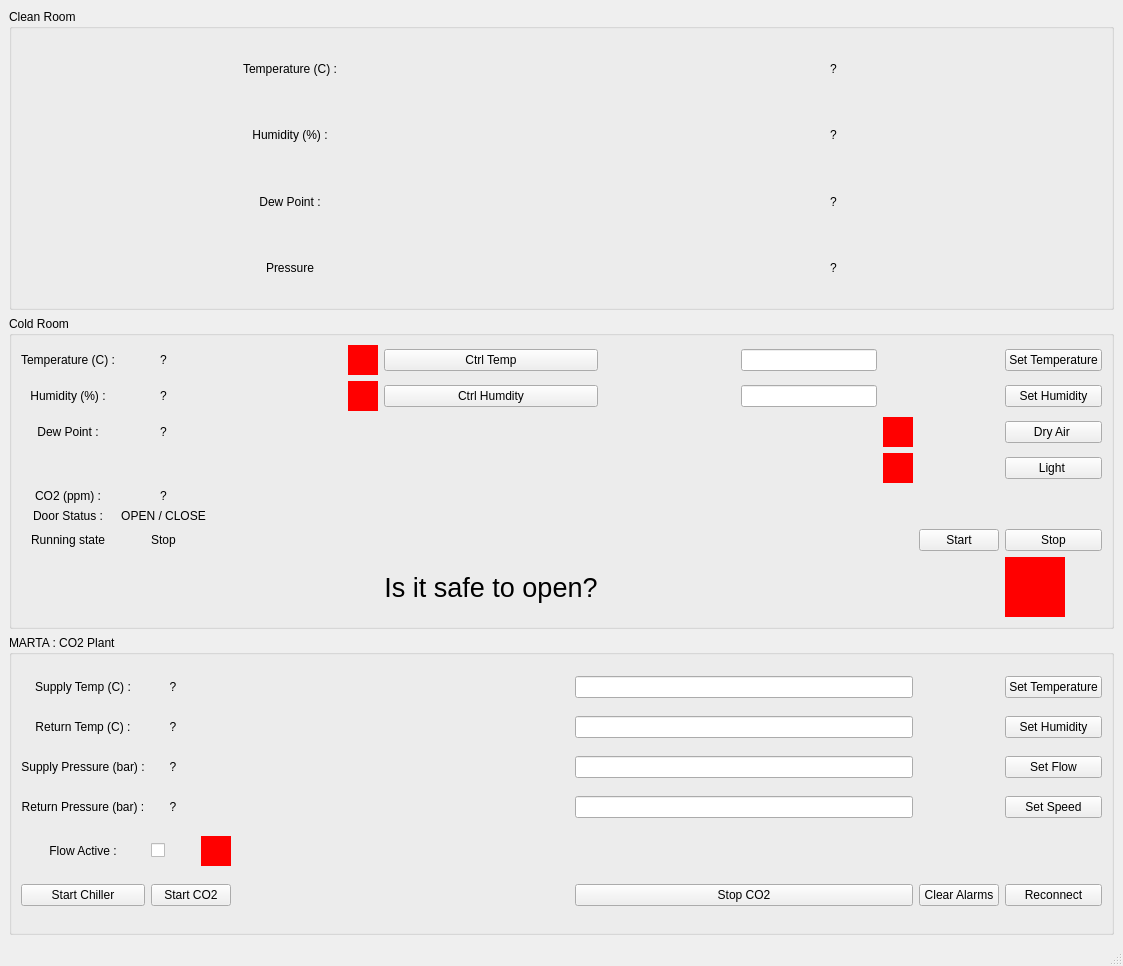
<?xml version="1.0" encoding="UTF-8"?>
<ui version="4.0">
 <class>MainWindow</class>
 <widget class="QMainWindow" name="MainWindow">
  <property name="geometry">
   <rect>
    <x>0</x>
    <y>0</y>
    <width>1123</width>
    <height>966</height>
   </rect>
  </property>
  <property name="windowTitle">
   <string>MainWindow</string>
  </property>
  <widget class="QWidget" name="centralwidget">
   <layout class="QGridLayout" name="gridLayout_2">
    <item row="0" column="0">
     <widget class="QGroupBox" name="groupBox">
      <property name="title">
       <string>Clean Room</string>
      </property>
      <layout class="QGridLayout" name="gridLayout_5">
       <item row="0" column="0">
        <layout class="QGridLayout" name="gridLayout_4">
         <item row="1" column="0">
          <widget class="QLabel" name="cleanroom_humidity_label">
           <property name="text">
            <string>Humidity (%) :</string>
           </property>
           <property name="alignment">
            <set>Qt::AlignCenter</set>
           </property>
          </widget>
         </item>
         <item row="3" column="0">
          <widget class="QLabel" name="cleanroom_presure_label">
           <property name="text">
            <string>Pressure</string>
           </property>
           <property name="alignment">
            <set>Qt::AlignCenter</set>
           </property>
          </widget>
         </item>
         <item row="2" column="0">
          <widget class="QLabel" name="cleanroom_dewpoint_label">
           <property name="text">
            <string>Dew Point :</string>
           </property>
           <property name="alignment">
            <set>Qt::AlignCenter</set>
           </property>
          </widget>
         </item>
         <item row="2" column="1">
          <widget class="QLabel" name="cleanroom_dewpoint_value_label">
           <property name="text">
            <string>?</string>
           </property>
           <property name="alignment">
            <set>Qt::AlignCenter</set>
           </property>
          </widget>
         </item>
         <item row="3" column="1">
          <widget class="QLabel" name="cleanroom_pressure_value_label">
           <property name="text">
            <string>?</string>
           </property>
           <property name="alignment">
            <set>Qt::AlignCenter</set>
           </property>
          </widget>
         </item>
         <item row="1" column="1">
          <widget class="QLabel" name="cleanroom_humidity_value_label">
           <property name="text">
            <string>?</string>
           </property>
           <property name="alignment">
            <set>Qt::AlignCenter</set>
           </property>
          </widget>
         </item>
         <item row="0" column="1">
          <widget class="QLabel" name="cleanroom_temp_value_label">
           <property name="text">
            <string>?</string>
           </property>
           <property name="alignment">
            <set>Qt::AlignCenter</set>
           </property>
          </widget>
         </item>
         <item row="0" column="0">
          <widget class="QLabel" name="cleanroom_temp_label">
           <property name="text">
            <string>Temperature (C) :</string>
           </property>
           <property name="alignment">
            <set>Qt::AlignCenter</set>
           </property>
          </widget>
         </item>
        </layout>
       </item>
      </layout>
     </widget>
    </item>
    <item row="2" column="0">
     <widget class="QGroupBox" name="groupBox_3">
      <property name="title">
       <string>MARTA : CO2 Plant</string>
      </property>
      <layout class="QGridLayout" name="gridLayout_3">
       <item row="0" column="0">
        <widget class="QLabel" name="marta_temp_supply_label">
         <property name="text">
          <string>Supply Temp (C) :</string>
         </property>
         <property name="alignment">
          <set>Qt::AlignCenter</set>
         </property>
        </widget>
       </item>
       <item row="0" column="1">
        <widget class="QLabel" name="marta_temp_supply_value_label">
         <property name="text">
          <string>?</string>
         </property>
         <property name="alignment">
          <set>Qt::AlignCenter</set>
         </property>
        </widget>
       </item>
       <item row="0" column="3">
        <spacer name="horizontalSpacer_3">
         <property name="orientation">
          <enum>Qt::Horizontal</enum>
         </property>
         <property name="sizeHint" stdset="0">
          <size>
           <width>40</width>
           <height>20</height>
          </size>
         </property>
        </spacer>
       </item>
       <item row="0" column="4">
        <widget class="QLineEdit" name="marta_temp_LE"/>
       </item>
       <item row="0" column="6">
        <widget class="QPushButton" name="marta_temp_set_PB">
         <property name="text">
          <string>Set Temperature</string>
         </property>
        </widget>
       </item>
       <item row="1" column="0">
        <widget class="QLabel" name="marta_temp_return_label">
         <property name="text">
          <string>Return Temp (C) :</string>
         </property>
         <property name="alignment">
          <set>Qt::AlignCenter</set>
         </property>
        </widget>
       </item>
       <item row="1" column="1">
        <widget class="QLabel" name="marta_temp_return_value_label">
         <property name="text">
          <string>?</string>
         </property>
         <property name="alignment">
          <set>Qt::AlignCenter</set>
         </property>
        </widget>
       </item>
       <item row="1" column="3">
        <spacer name="horizontalSpacer_4">
         <property name="orientation">
          <enum>Qt::Horizontal</enum>
         </property>
         <property name="sizeHint" stdset="0">
          <size>
           <width>40</width>
           <height>20</height>
          </size>
         </property>
        </spacer>
       </item>
       <item row="1" column="4">
        <widget class="QLineEdit" name="marta_humidity_LE"/>
       </item>
       <item row="1" column="6">
        <widget class="QPushButton" name="marta_humidity_set_PB">
         <property name="text">
          <string>Set Humidity</string>
         </property>
        </widget>
       </item>
       <item row="2" column="0">
        <widget class="QLabel" name="marta_pressure_supply_label">
         <property name="text">
          <string>Supply Pressure (bar) :</string>
         </property>
         <property name="alignment">
          <set>Qt::AlignCenter</set>
         </property>
        </widget>
       </item>
       <item row="2" column="1">
        <widget class="QLabel" name="marta_pressure_supply_value_label">
         <property name="text">
          <string>?</string>
         </property>
         <property name="alignment">
          <set>Qt::AlignCenter</set>
         </property>
        </widget>
       </item>
       <item row="2" column="3">
        <spacer name="horizontalSpacer_5">
         <property name="orientation">
          <enum>Qt::Horizontal</enum>
         </property>
         <property name="sizeHint" stdset="0">
          <size>
           <width>40</width>
           <height>20</height>
          </size>
         </property>
        </spacer>
       </item>
       <item row="2" column="4">
        <widget class="QLineEdit" name="marta_flow_LE"/>
       </item>
       <item row="2" column="6">
        <widget class="QPushButton" name="marta_flow_set_PB">
         <property name="text">
          <string>Set Flow</string>
         </property>
        </widget>
       </item>
       <item row="3" column="0">
        <widget class="QLabel" name="marta_pressure_return_label">
         <property name="text">
          <string>Return Pressure (bar) :</string>
         </property>
         <property name="alignment">
          <set>Qt::AlignCenter</set>
         </property>
        </widget>
       </item>
       <item row="3" column="1">
        <widget class="QLabel" name="marta_pressure_return_value_label">
         <property name="text">
          <string>?</string>
         </property>
         <property name="alignment">
          <set>Qt::AlignCenter</set>
         </property>
        </widget>
       </item>
       <item row="3" column="3">
        <spacer name="horizontalSpacer_6">
         <property name="orientation">
          <enum>Qt::Horizontal</enum>
         </property>
         <property name="sizeHint" stdset="0">
          <size>
           <width>40</width>
           <height>20</height>
          </size>
         </property>
        </spacer>
       </item>
       <item row="3" column="4">
        <widget class="QLineEdit" name="marta_speed_LE"/>
       </item>
       <item row="3" column="6">
        <widget class="QPushButton" name="marta_speed_set_PB">
         <property name="text">
          <string>Set Speed</string>
         </property>
        </widget>
       </item>
       <item row="4" column="0">
        <widget class="QLabel" name="marta_flow_label">
         <property name="text">
          <string>Flow Active :</string>
         </property>
         <property name="alignment">
          <set>Qt::AlignCenter</set>
         </property>
        </widget>
       </item>
       <item row="4" column="1">
        <widget class="QCheckBox" name="marta_flow_active_CB">
         <property name="text">
          <string/>
         </property>
        </widget>
       </item>
       <item row="4" column="2">
        <widget class="QFrame" name="crtl_humidity_LED_2">
         <property name="minimumSize">
          <size>
           <width>30</width>
           <height>30</height>
          </size>
         </property>
         <property name="maximumSize">
          <size>
           <width>30</width>
           <height>30</height>
          </size>
         </property>
         <property name="styleSheet">
          <string notr="true">background-color: red;</string>
         </property>
         <property name="frameShape">
          <enum>QFrame::NoFrame</enum>
         </property>
         <property name="frameShadow">
          <enum>QFrame::Raised</enum>
         </property>
        </widget>
       </item>
       <item row="5" column="0">
        <widget class="QPushButton" name="marta_chiller_start_PB">
         <property name="text">
          <string>Start Chiller</string>
         </property>
        </widget>
       </item>
       <item row="5" column="1" colspan="2">
        <widget class="QPushButton" name="marta_co2_start_PB">
         <property name="text">
          <string>Start CO2</string>
         </property>
        </widget>
       </item>
       <item row="5" column="4">
        <widget class="QPushButton" name="marta_co2_stop_PB">
         <property name="text">
          <string>Stop CO2</string>
         </property>
        </widget>
       </item>
       <item row="5" column="5">
        <widget class="QPushButton" name="marta_alarms_clear_PB">
         <property name="text">
          <string>Clear Alarms</string>
         </property>
        </widget>
       </item>
       <item row="5" column="6">
        <widget class="QPushButton" name="marta_reconnect_PB">
         <property name="text">
          <string>Reconnect</string>
         </property>
        </widget>
       </item>
      </layout>
     </widget>
    </item>
    <item row="1" column="0">
     <widget class="QGroupBox" name="groupBox_2">
      <property name="title">
       <string>Cold Room</string>
      </property>
      <layout class="QGridLayout" name="gridLayout">
       <item row="2" column="1">
        <widget class="QLabel" name="coldroom_dewpoint_value_label">
         <property name="text">
          <string>?</string>
         </property>
         <property name="alignment">
          <set>Qt::AlignCenter</set>
         </property>
        </widget>
       </item>
       <item row="4" column="1">
        <widget class="QLabel" name="coldroom_co2_value_label">
         <property name="text">
          <string>?</string>
         </property>
         <property name="alignment">
          <set>Qt::AlignCenter</set>
         </property>
        </widget>
       </item>
       <item row="1" column="2">
        <spacer name="horizontalSpacer_2">
         <property name="orientation">
          <enum>Qt::Horizontal</enum>
         </property>
         <property name="sizeHint" stdset="0">
          <size>
           <width>40</width>
           <height>20</height>
          </size>
         </property>
        </spacer>
       </item>
       <item row="4" column="0">
        <widget class="QLabel" name="coldroom_co2_label">
         <property name="text">
          <string>CO2 (ppm) :</string>
         </property>
         <property name="alignment">
          <set>Qt::AlignCenter</set>
         </property>
        </widget>
       </item>
       <item row="1" column="6">
        <widget class="QLineEdit" name="coldroom_humidity_LE"/>
       </item>
       <item row="1" column="9">
        <widget class="QPushButton" name="coldroom_humidity_set_PB">
         <property name="text">
          <string>Set Humidity</string>
         </property>
        </widget>
       </item>
       <item row="6" column="8">
        <widget class="QPushButton" name="coldroom_run_start">
         <property name="text">
          <string>Start</string>
         </property>
        </widget>
       </item>
       <item row="6" column="0">
        <widget class="QLabel" name="coldroom_runlabel">
         <property name="text">
          <string>Running state</string>
         </property>
         <property name="alignment">
          <set>Qt::AlignCenter</set>
         </property>
        </widget>
       </item>
       <item row="0" column="4">
        <widget class="QPushButton" name="coldroom_temp_ctrl_PB">
         <property name="text">
          <string>Ctrl Temp</string>
         </property>
        </widget>
       </item>
       <item row="2" column="9">
        <widget class="QPushButton" name="coldroom_dry_toggle_PB">
         <property name="text">
          <string>Dry Air </string>
         </property>
        </widget>
       </item>
       <item row="6" column="1">
        <widget class="QLabel" name="coldroom_run_state_label">
         <property name="text">
          <string>Stop</string>
         </property>
         <property name="alignment">
          <set>Qt::AlignCenter</set>
         </property>
        </widget>
       </item>
       <item row="0" column="0">
        <widget class="QLabel" name="coldroom_temp_label">
         <property name="text">
          <string>Temperature (C) :</string>
         </property>
         <property name="alignment">
          <set>Qt::AlignCenter</set>
         </property>
        </widget>
       </item>
       <item row="3" column="9">
        <widget class="QPushButton" name="coldroom_light_toggle_PB">
         <property name="text">
          <string>Light </string>
         </property>
        </widget>
       </item>
       <item row="0" column="2">
        <spacer name="horizontalSpacer">
         <property name="orientation">
          <enum>Qt::Horizontal</enum>
         </property>
         <property name="sizeHint" stdset="0">
          <size>
           <width>40</width>
           <height>20</height>
          </size>
         </property>
        </spacer>
       </item>
       <item row="3" column="7">
        <widget class="QFrame" name="light_LED">
         <property name="minimumSize">
          <size>
           <width>30</width>
           <height>30</height>
          </size>
         </property>
         <property name="maximumSize">
          <size>
           <width>30</width>
           <height>30</height>
          </size>
         </property>
         <property name="styleSheet">
          <string notr="true">background-color: red;</string>
         </property>
         <property name="frameShape">
          <enum>QFrame::NoFrame</enum>
         </property>
         <property name="frameShadow">
          <enum>QFrame::Raised</enum>
         </property>
        </widget>
       </item>
       <item row="2" column="0">
        <widget class="QLabel" name="coldroom_dewpoint_label">
         <property name="text">
          <string>Dew Point :</string>
         </property>
         <property name="alignment">
          <set>Qt::AlignCenter</set>
         </property>
        </widget>
       </item>
       <item row="5" column="1">
        <widget class="QLabel" name="coldroom_door_state_label">
         <property name="text">
          <string>OPEN / CLOSE</string>
         </property>
         <property name="alignment">
          <set>Qt::AlignCenter</set>
         </property>
        </widget>
       </item>
       <item row="7" column="4">
        <widget class="QLabel" name="coldroom_runlabel_2">
         <property name="font">
          <font>
           <pointsize>20</pointsize>
          </font>
         </property>
         <property name="text">
          <string>Is it safe to open?</string>
         </property>
         <property name="alignment">
          <set>Qt::AlignCenter</set>
         </property>
        </widget>
       </item>
       <item row="0" column="1">
        <widget class="QLabel" name="coldroom_temp_value_label">
         <property name="text">
          <string>?</string>
         </property>
         <property name="alignment">
          <set>Qt::AlignCenter</set>
         </property>
        </widget>
       </item>
       <item row="1" column="0">
        <widget class="QLabel" name="coldroom_humidity_label">
         <property name="text">
          <string>Humidity (%) :</string>
         </property>
         <property name="alignment">
          <set>Qt::AlignCenter</set>
         </property>
        </widget>
       </item>
       <item row="0" column="9">
        <widget class="QPushButton" name="coldroom_temp_set_PB">
         <property name="text">
          <string>Set Temperature</string>
         </property>
        </widget>
       </item>
       <item row="0" column="3">
        <widget class="QFrame" name="crtl_temp_LED">
         <property name="minimumSize">
          <size>
           <width>30</width>
           <height>30</height>
          </size>
         </property>
         <property name="maximumSize">
          <size>
           <width>30</width>
           <height>30</height>
          </size>
         </property>
         <property name="styleSheet">
          <string notr="true">background-color: red;</string>
         </property>
         <property name="frameShape">
          <enum>QFrame::NoFrame</enum>
         </property>
         <property name="frameShadow">
          <enum>QFrame::Raised</enum>
         </property>
        </widget>
       </item>
       <item row="0" column="6">
        <widget class="QLineEdit" name="coldroom_temp_LE"/>
       </item>
       <item row="7" column="9">
        <widget class="QFrame" name="safe_to_open_LED">
         <property name="minimumSize">
          <size>
           <width>60</width>
           <height>60</height>
          </size>
         </property>
         <property name="maximumSize">
          <size>
           <width>60</width>
           <height>60</height>
          </size>
         </property>
         <property name="styleSheet">
          <string notr="true">background-color: red;</string>
         </property>
         <property name="frameShape">
          <enum>QFrame::NoFrame</enum>
         </property>
         <property name="frameShadow">
          <enum>QFrame::Raised</enum>
         </property>
        </widget>
       </item>
       <item row="1" column="1">
        <widget class="QLabel" name="coldroom_humidity_value_label">
         <property name="text">
          <string>?</string>
         </property>
         <property name="alignment">
          <set>Qt::AlignCenter</set>
         </property>
        </widget>
       </item>
       <item row="6" column="9">
        <widget class="QPushButton" name="coldroom_run_stop">
         <property name="text">
          <string>Stop</string>
         </property>
        </widget>
       </item>
       <item row="1" column="3">
        <widget class="QFrame" name="crtl_humidity_LED">
         <property name="minimumSize">
          <size>
           <width>30</width>
           <height>30</height>
          </size>
         </property>
         <property name="maximumSize">
          <size>
           <width>30</width>
           <height>30</height>
          </size>
         </property>
         <property name="styleSheet">
          <string notr="true">background-color: red;</string>
         </property>
         <property name="frameShape">
          <enum>QFrame::NoFrame</enum>
         </property>
         <property name="frameShadow">
          <enum>QFrame::Raised</enum>
         </property>
        </widget>
       </item>
       <item row="1" column="4">
        <widget class="QPushButton" name="coldroom_humidity_ctrl_PB">
         <property name="text">
          <string>Ctrl Humdity</string>
         </property>
        </widget>
       </item>
       <item row="2" column="7">
        <widget class="QFrame" name="dryair_LED">
         <property name="minimumSize">
          <size>
           <width>30</width>
           <height>30</height>
          </size>
         </property>
         <property name="maximumSize">
          <size>
           <width>30</width>
           <height>30</height>
          </size>
         </property>
         <property name="styleSheet">
          <string notr="true">background-color: red;</string>
         </property>
         <property name="frameShape">
          <enum>QFrame::NoFrame</enum>
         </property>
         <property name="frameShadow">
          <enum>QFrame::Raised</enum>
         </property>
        </widget>
       </item>
       <item row="5" column="0">
        <widget class="QLabel" name="coldroom_door_label">
         <property name="text">
          <string>Door Status :</string>
         </property>
         <property name="alignment">
          <set>Qt::AlignCenter</set>
         </property>
        </widget>
       </item>
       <item row="0" column="5">
        <spacer name="horizontalSpacer_7">
         <property name="orientation">
          <enum>Qt::Horizontal</enum>
         </property>
         <property name="sizeHint" stdset="0">
          <size>
           <width>40</width>
           <height>20</height>
          </size>
         </property>
        </spacer>
       </item>
       <item row="1" column="5">
        <spacer name="horizontalSpacer_8">
         <property name="orientation">
          <enum>Qt::Horizontal</enum>
         </property>
         <property name="sizeHint" stdset="0">
          <size>
           <width>40</width>
           <height>20</height>
          </size>
         </property>
        </spacer>
       </item>
      </layout>
     </widget>
    </item>
   </layout>
  </widget>
  <widget class="QMenuBar" name="menubar">
   <property name="geometry">
    <rect>
     <x>0</x>
     <y>0</y>
     <width>1123</width>
     <height>21</height>
    </rect>
   </property>
  </widget>
  <widget class="QStatusBar" name="statusbar"/>
 </widget>
 <resources/>
 <connections/>
</ui>
